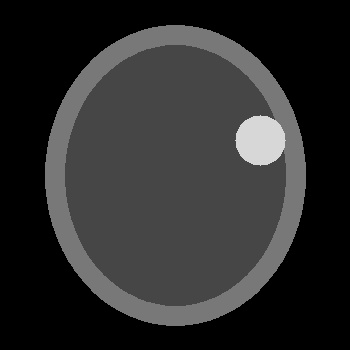
#> input picture image_processing_TAI/Images/Cerveau_AVC1.JPG, 350 x 350 px, found by its file name
$ python TP3_Exo3.py
#> lines starting #> are read from the running program, lines starting #| are printed output that depends on the picture; after the words box and inside, x2 and y2 are one past the last pixel; in counts of white or black regions, pixels touching at a corner belong together
### image_processing_TAI/utils/generate_fixtures.py
import os
import cv2
import numpy as np

def generate_all_fixtures(base_dir="Images"):
#> called with base_dir = 'Images'
    os.makedirs(base_dir, exist_ok=True)

    # 1. BoatsColor.bmp
    p = os.path.join(base_dir, "BoatsColor.bmp")
    if not os.path.exists(p):
        img = np.zeros((300, 400, 3), dtype=np.uint8)
        img[:150, :] = [235, 180, 100]  # Sky (BGR)
        img[150:, :] = [180, 100, 30]   # Water
        cv2.circle(img, (200, 150), 40, (30, 30, 220), -1)  # Boat hull/buoy
        cv2.imwrite(p, img)

    # 2. flower.bmp / counter.jpg / compteur.jpg
    for fname in ["flower.bmp", "counter.jpg", "compteur.jpg"]:
        p = os.path.join(base_dir, fname)
        if not os.path.exists(p):
            img = np.full((256, 256), 45, dtype=np.uint8)
            cv2.putText(img, "48720", (30, 140), cv2.FONT_HERSHEY_SIMPLEX, 1.8, 220, 4)
            cv2.rectangle(img, (20, 60), (236, 180), 180, 2)
            cv2.imwrite(p, img)

    # 3. pepper.bmp
    p = os.path.join(base_dir, "pepper.bmp")
    if not os.path.exists(p):
        img = np.zeros((300, 500, 3), dtype=np.uint8)
        img[:] = [70, 40, 30]
        cv2.circle(img, (180, 150), 75, (35, 190, 45), -1)
        cv2.circle(img, (320, 140), 85, (25, 30, 230), -1)
        cv2.circle(img, (250, 210), 65, (15, 210, 245), -1)
        cv2.imwrite(p, img)

    # 4. cameraman.bmp / camera-man.jpg
    for fname in ["cameraman.bmp", "camera-man.jpg"]:
        p = os.path.join(base_dir, fname)
        if not os.path.exists(p):
            img = np.zeros((256, 256), dtype=np.uint8)
            img[:130, :] = 200
            img[130:, :] = 50
            cv2.circle(img, (128, 90), 32, 20, -1)
            cv2.rectangle(img, (110, 122), (146, 220), 20, -1)
            cv2.line(img, (140, 130), (200, 220), 10, 4)
            cv2.imwrite(p, img)
#> this loop made 2 passes
#> pass 1, in generate_all_fixtures, `cv2.imwrite(p, img)`:
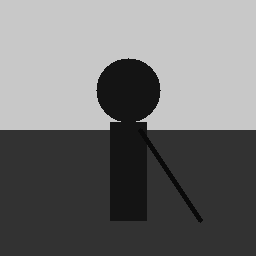
#> saved as cameraman.bmp: shape (256, 256); min 10, max 200, mean 114.7

    # 5. Globules_rouges.jpg
    p = os.path.join(base_dir, "Globules_rouges.jpg")
    if not os.path.exists(p):
        img = np.full((350, 350), 210, dtype=np.uint8)
        rng = np.random.default_rng(42)
        for _ in range(40):
            cx, cy = rng.integers(30, 320, size=2)
            r = rng.integers(14, 22)
            cv2.circle(img, (int(cx), int(cy)), int(r), int(rng.integers(30, 70)), -1)
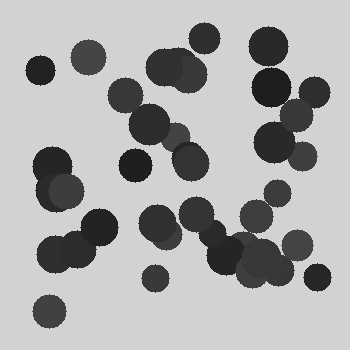
#> img: shape (350, 350); min 30, max 210, mean 168
        cv2.imwrite(p, img)

    # 6. glaucome-haut-gauche.jpg
    p = os.path.join(base_dir, "glaucome-haut-gauche.jpg")
    if not os.path.exists(p):
        img = np.zeros((300, 300, 3), dtype=np.uint8)
        img[:] = [10, 30, 110]
        cv2.circle(img, (150, 150), 90, (30, 140, 240), -1)
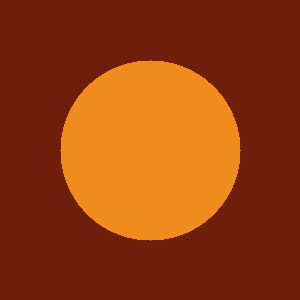
#> img: shape (300, 300, 3); mean of channels 0, 1, 2 15.7, 61.1, 146.8; drawn as B, G, R
        cv2.circle(img, (130, 130), 40, (180, 230, 255), -1)
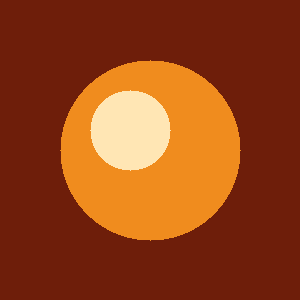
#> img: shape (300, 300, 3); 5.58% of pixels changed, all inside (x1, y1, x2, y2) = (90, 90, 171, 171); drawn as B, G, R
        cv2.imwrite(p, img)

    # 7. Cerveau_AVC1.JPG
    p = os.path.join(base_dir, "Cerveau_AVC1.JPG")
    if not os.path.exists(p):
        img = np.zeros((350, 350), dtype=np.uint8)
        cv2.ellipse(img, (175, 175), (130, 150), 0, 0, 360, 120, -1)
        cv2.ellipse(img, (175, 175), (110, 130), 0, 0, 360, 70, -1)
        cv2.circle(img, (260, 140), 25, 215, -1)
        cv2.imwrite(p, img)

    # 8. Super-Resolution Dataset Structure
    sr_base = os.path.join(base_dir, "Images_TP2_EXO6_SR")
    dirs = [
        os.path.join(sr_base, "HR_GT_512x512"),
        os.path.join(sr_base, "LR_256x256"),
        os.path.join(sr_base, "LR_128x128"),
    ]
    for d in dirs:
        os.makedirs(d, exist_ok=True)

    for i in range(1, 24):
        hr_path = os.path.join(dirs[0], f"HR_GT_{i}.jpg")
        lr256_path = os.path.join(dirs[1], f"LR_256_{i}.jpg")
        lr128_path = os.path.join(dirs[2], f"LR_128_{i}.jpg")

        if not os.path.exists(hr_path):
            hr = np.full((512, 512), 240, dtype=np.uint8)
            cv2.putText(hr, f"Doc Text {i}", (40, 150), cv2.FONT_HERSHEY_SIMPLEX, 2.0, 20, 4)
            cv2.putText(hr, "will sagen: de", (40, 260), cv2.FONT_HERSHEY_COMPLEX, 1.6, 30, 3)
            cv2.putText(hr, "verstehe auch d", (40, 360), cv2.FONT_HERSHEY_COMPLEX, 1.6, 30, 3)
            cv2.imwrite(hr_path, hr)

            lr256 = cv2.resize(hr, (256, 256), interpolation=cv2.INTER_AREA)
            lr128 = cv2.resize(hr, (128, 128), interpolation=cv2.INTER_AREA)
#> this loop made 23 passes
#> pass 1, in generate_all_fixtures, `cv2.imwrite(hr_path, hr)`:
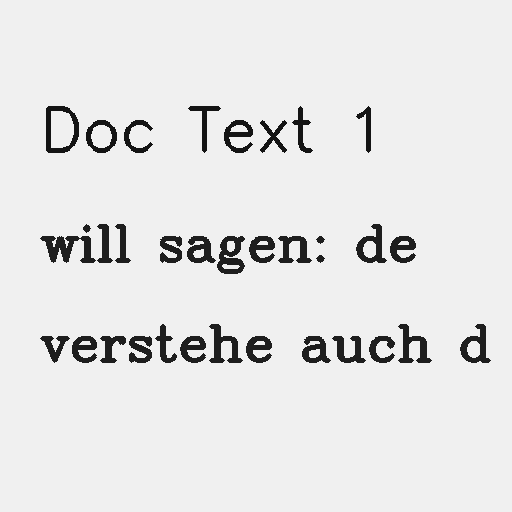
#> saved as HR_GT_1.jpg: shape (512, 512); min 20, max 240, mean 229
#> pass 2, in generate_all_fixtures, `cv2.imwrite(hr_path, hr)`:
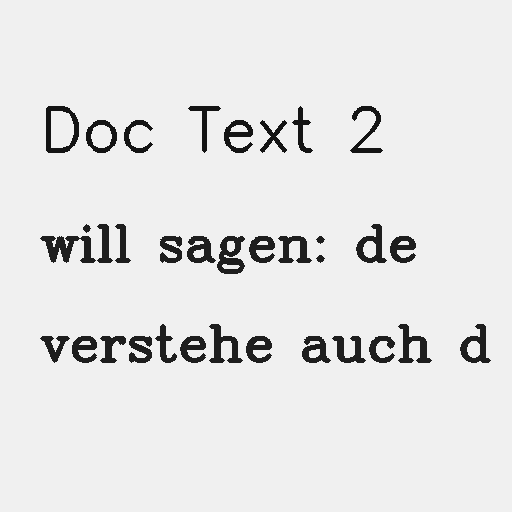
#> saved as HR_GT_2.jpg: shape (512, 512); min 20, max 240, mean 228.8

### image_processing_TAI/TP3/TP3_Exo3.py
from collections import deque
import cv2
import numpy as np
from utils.generate_fixtures import generate_all_fixtures

generate_all_fixtures()

im1 = cv2.imread('Images/Cerveau_AVC1.JPG', cv2.IMREAD_GRAYSCALE)
#> im1 is the input picture: shape (350, 350); min 0, max 222, mean 44.2
imb = cv2.GaussianBlur(im1, (5, 5), 4)

def region_growing(img, seed_point=(260, 140), seuil=15):
    h, w = img.shape
    mask = np.zeros((h, w), dtype=np.uint8)
    visited = np.zeros((h, w), dtype=bool)

    queue = deque([seed_point])
    visited[seed_point[1], seed_point[0]] = True
    mask[seed_point[1], seed_point[0]] = 255
    seed_val = float(img[seed_point[1], seed_point[0]])

    while queue:
        cx, cy = queue.popleft()
        for dx, dy in [(-1, 0), (1, 0), (0, -1), (0, 1), (-1, -1), (-1, 1), (1, -1), (1, 1)]:
            nx, ny = cx + dx, cy + dy
            if 0 <= nx < w and 0 <= ny < h and not visited[ny, nx]:
                visited[ny, nx] = True
                if abs(float(img[ny, nx]) - seed_val) <= seuil:
                    mask[ny, nx] = 255
                    queue.append((nx, ny))
    return mask
